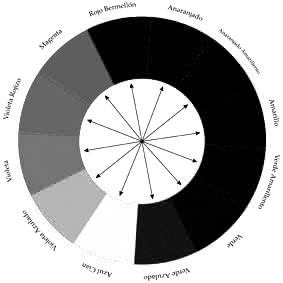
#> input picture Images/Images_decompositionRGB/couleurB.png, 283 x 283 px, found by its file name
$ python section8x8.py
#> lines starting #> are read from the running program, lines starting #| are printed output that depends on the picture

import imageio as im
import numpy as np
#le programme consiste a prolonger un image en recopiant la derniere ligne et la derniere colonne le nombre de fois necessaire pour obtenir un nombre de ligne et un nombre de colonnes multiples de 8. Ensuite, le programmes enregistre sous formes d'images indépendantes tous les carrés de 8x8 pixels presents dans l'image.

def sec8x8(N):
    I=im.imread(N)
#> I is the input picture: shape (283, 283); min 0, max 255, mean 165.3
    T=I.shape;L=int(T[0]);C=int(T[1])
#> after `T = I.shape`: T = (283, 283)
#> after `L = int(T[0])`: L = 283
#> after `C = int(T[1])`: C = 283
    Cr=C%8;Lr=L%8						#savoir de combien de ligne/colonnes prolonger
#> after `Cr = C % 8`: Cr = 3
#> after `Lr = L % 8`: Lr = 3
    if Cr!=0:							#pas necessaire si nombre de colonnes divisible par 8
        Cr=8-Cr							#donne le nombre de colonne a completer
#> Cr = 5
        Cp=[]
        for k in range(0,L):
            for j in range(0,Cr):		#necessité d'afficher Cr fois la meme valeur, car reshape complete lignes apres lignes
                Cp.append(I[k][C-1])	#créé une liste recopiant la derniere colonne
#> after the loop, Cp = 1415 values from 255 to 255
        Cp=np.asarray(Cp)				#transforme la liste en tableau
        Cp=np.reshape(Cp,(L,Cr))		#reforme une matrice de meme nombre de ligne et de nombre de colonne demandé
#> Cp = 283 rows, first 6: [255, 255, 255, 255, 255], [255, 255, 255, 255, 255], [255, 255, 255, 255, 255], [255, 255, 255, 255, 255], [255, 255, 255, 255, 255], [255, 255, 255, 255, 255]
        I=np.append(I,Cp,axis=1)		#concatene les matrice I et Cp, en ajoutant Cp au nombre de colonnes
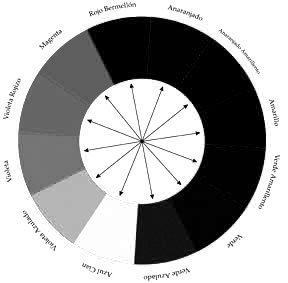
#> I: shape (283, 288); min 0, max 255, mean 166.9
    if Lr!=0:							#pas necessaire si nombre de lignes divisible par 8
        Lr=8-Lr							#donne le nombre de lignes a completer
#> Lr = 5
        Lp=[]
        for k in range(0,C+Cr):
            Lp.append(I[L-1][k])		#liste en reprenant les termes de la derniere ligne(comprenant ceux des nouvelles colones)
#> after the loop, Lp = 288 values, max 255 at index 0, min 249 at index 146, mean 255
        Lp=Lp*Lr						#multiplie par le nombre de listes manquantes
#> Lp = 1440 values, max 255 at index 0, min 249 at index 146, mean 255
        Lp=np.asarray(Lp)
        Lp=np.reshape(Lp,(Lr,C+Cr))		#créé une matrice de nombre de ligne necessaire et de meme nombre de colonne que I+Cp
        I=np.append(I,Lp,axis=0)
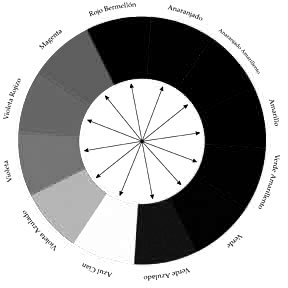
#> I: shape (288, 288); min 0, max 255, mean 168.4
        im.imsave(str(N[0:N.index(".")]+"int.png"),I)#permet de renommer en ayant enlevé ".png" au préalable
    T=I.shape;Lf=int(T[0]);Cf=int(T[1])	#reste a diviser la matrice en matrices 8x8
#> after `T = I.shape`: T = (288, 288)
#> after `Lf = int(T[0])`: Lf = 288
#> after `Cf = int(T[1])`: Cf = 288
    liste=[]
    for k in range(0,Lf//8):
        for j in range(0,Cf//8):		#regarder chaque carré de 8x8 pixels
            M=[]
            for a in range(0,8):
                for b in range(0,8):	#parcourir chaque pixel des carrés
                    M.append(I[a+k*8][b+j*8])
            M=np.asarray(M)
            M=np.reshape(M,(8,8))
            n=str(N[0:N.index(".")])+str(k)+str(j)+".png"#nom final (ayant été renommé après avoir supprimé ".png"
            #im.imsave(str(n),M)
            liste.append(M)
#> after the loop, liste = 1296 items
    return liste

print(sec8x8('/home/n0aaz/compression/Compression_Image/Images/Images_decompositionRGB/couleurB.png'))

$ run again, with Images/Images_decompositionRGB/couleurR.png copied over Images/Images_decompositionRGB/couleurB.png
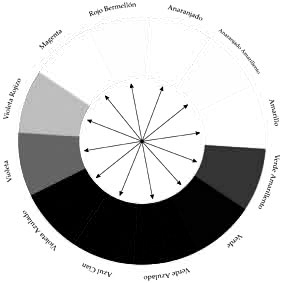
#> input picture Images/Images_decompositionRGB/couleurR.png, 283 x 283 px, found by its file name
#> in sec8x8, I is the input picture: shape (283, 283); min 0, max 255, mean 197.1
#> after the loop in sec8x8, `for k in range(0,L):`: Cp = 1415 values from 255 to 255
#> in sec8x8, `Cp=np.reshape(Cp,(L,Cr))`: Cp = 283 rows, first 6: [255, 255, 255, 255, 255], [255, 255, 255, 255, 255], [255, 255, 255, 255, 255], [255, 255, 255, 255, 255], [255, 255, 255, 255, 255], [255, 255, 255, 255, 255]
#> in sec8x8, `I=np.append(I,Cp,axis=1)`:
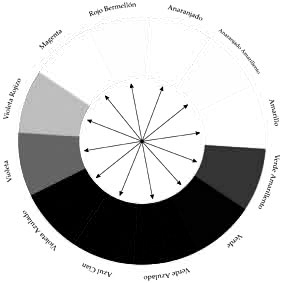
#> I: shape (283, 288); min 0, max 255, mean 198.2
#> after the loop in sec8x8, `for k in range(0,C+Cr):`: Lp = 288 values, max 255 at index 0, min 249 at index 146, mean 255
#> in sec8x8, `Lp=Lp*Lr`: Lp = 1440 values, max 255 at index 0, min 249 at index 146, mean 255
#> in sec8x8, `I=np.append(I,Lp,axis=0)`:
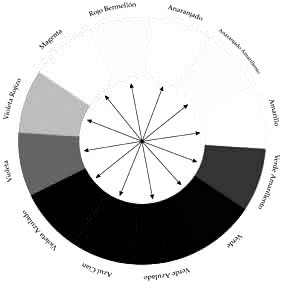
#> I: shape (288, 288); min 0, max 255, mean 199.1
#> after the loop in sec8x8, `for k in range(0,Lf//8):`: liste = 1296 items
